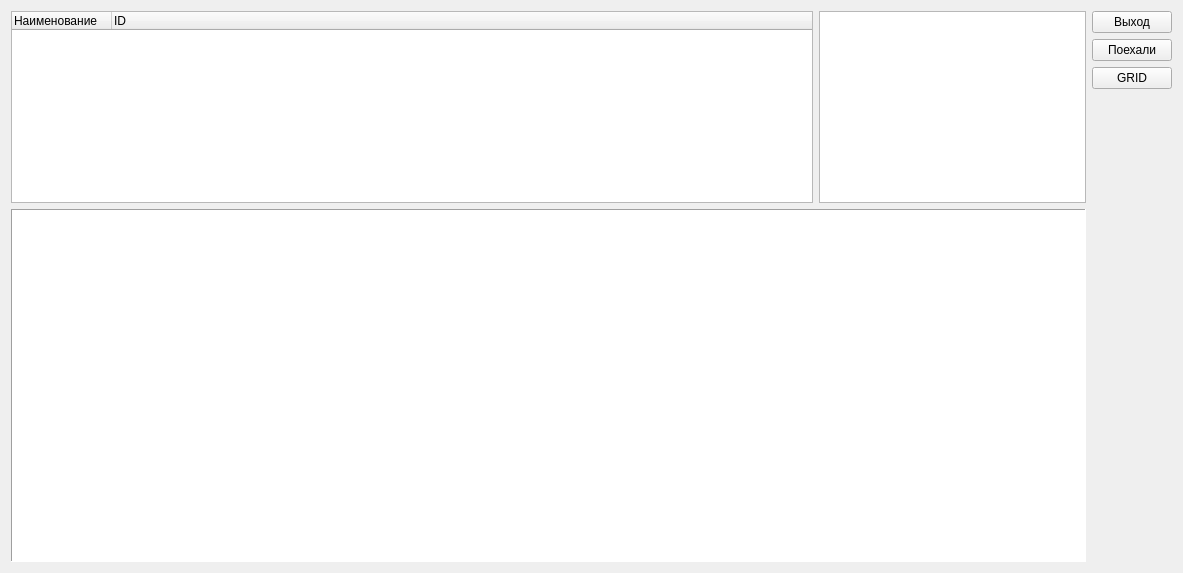
<ui version="4.0" >
 <class>MyFirstForm</class>
 <widget class="QWidget" name="MyFirstForm" >
  <property name="geometry" >
   <rect>
    <x>0</x>
    <y>0</y>
    <width>1183</width>
    <height>573</height>
   </rect>
  </property>
  <property name="windowTitle" >
   <string comment="Точно точно" >Мое первое приложение</string>
  </property>
  <layout class="QGridLayout" >
   <item rowspan="4" row="0" column="2" colspan="3" >
    <widget class="QEidosTreeWidget" name="treeWidget" >
     <column>
      <property name="text" >
       <string>Наименование</string>
      </property>
     </column>
     <column>
      <property name="text" >
       <string>ID</string>
      </property>
     </column>
    </widget>
   </item>
   <item rowspan="4" row="0" column="5" >
    <widget class="QTextEdit" name="textEdit" >
     <property name="autoFormatting" >
      <set>QTextEdit::AutoAll</set>
     </property>
    </widget>
   </item>
   <item row="0" column="6" >
    <widget class="QPushButton" name="ExitButton" >
     <property name="text" >
      <string>Выход</string>
     </property>
    </widget>
   </item>
   <item row="1" column="6" >
    <widget class="QPushButton" name="GoButton" >
     <property name="text" >
      <string>Поехали</string>
     </property>
    </widget>
   </item>
   <item row="2" column="6" >
    <widget class="QPushButton" name="GridButton" >
     <property name="text" >
      <string>GRID</string>
     </property>
    </widget>
   </item>
   <item row="4" column="2" colspan="4" >
    <widget class="QTableView" name="tableView" >
     <property name="sizePolicy" >
      <sizepolicy vsizetype="Expanding" hsizetype="Expanding" >
       <horstretch>2</horstretch>
       <verstretch>2</verstretch>
      </sizepolicy>
     </property>
     <property name="frameShape" >
      <enum>QFrame::Panel</enum>
     </property>
     <property name="autoScrollMargin" >
      <number>5</number>
     </property>
     <property name="alternatingRowColors" >
      <bool>true</bool>
     </property>
     <property name="selectionMode" >
      <enum>QAbstractItemView::SingleSelection</enum>
     </property>
     <property name="selectionBehavior" >
      <enum>QAbstractItemView::SelectRows</enum>
     </property>
     <property name="iconSize" >
      <size>
       <width>16</width>
       <height>16</height>
      </size>
     </property>
     <property name="sortingEnabled" >
      <bool>false</bool>
     </property>
     <property name="wordWrap" >
      <bool>true</bool>
     </property>
    </widget>
   </item>
  </layout>
 </widget>
 <customwidgets>
  <customwidget>
   <class>QEidosTreeWidget</class>
   <extends>QTreeWidget</extends>
   <header>qeidostreewidget.h</header>
  </customwidget>
 </customwidgets>
 <resources/>
 <connections>
  <connection>
   <sender>ExitButton</sender>
   <signal>clicked()</signal>
   <receiver>MyFirstForm</receiver>
   <slot>close()</slot>
   <hints>
    <hint type="sourcelabel" >
     <x>310</x>
     <y>157</y>
    </hint>
    <hint type="destinationlabel" >
     <x>310</x>
     <y>223</y>
    </hint>
   </hints>
  </connection>
 </connections>
</ui>
